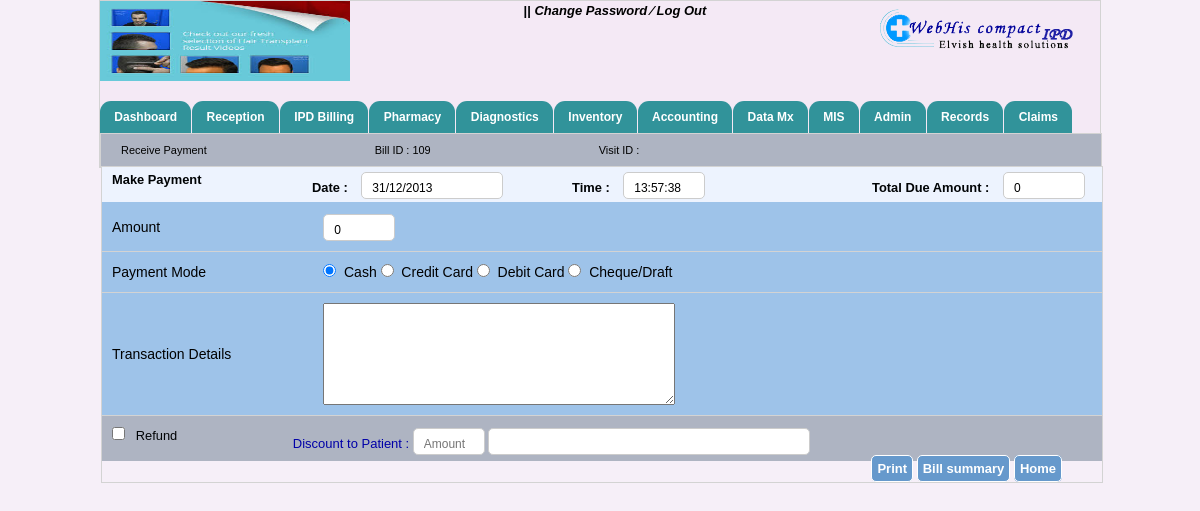
The app's page /dis.php, older data.
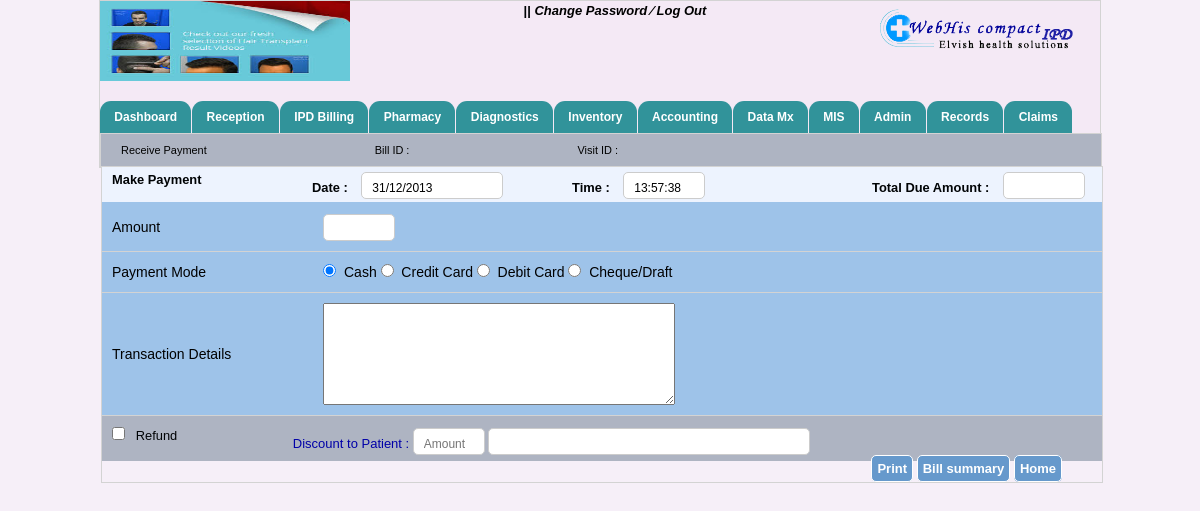
The same page, newer data.
### tables this page shows
CREATE TABLE IF NOT EXISTS `opd_bill` (
  `bill_id` int(11) NOT NULL AUTO_INCREMENT,
  `grand_total` double DEFAULT NULL,
  `due_amount` double DEFAULT NULL,
  `paid_amount` double DEFAULT NULL,
  `dis_remarks` text,
  `status` varchar(255) DEFAULT NULL,
  `payment_mode` varchar(255) DEFAULT NULL,
  `trans_details` longtext,
  `organization` varchar(255) DEFAULT NULL,
  `grand_discount` double DEFAULT NULL,
  `billeddate` date DEFAULT NULL,
  `billedtime` time DEFAULT NULL,
  `visit_id` int(11) DEFAULT NULL,
  `proc_status` int(11) DEFAULT NULL,
  `reception` varchar(40) NOT NULL,
  PRIMARY KEY (`bill_id`),
  KEY `FK_opd_bill_1` (`visit_id`)
);

### dis.php (the view, shortened to what this page needs)
<?php
include("header.php");
include("menubar.php");
$v_id=$_SESSION['visit_id'];
$query=mysql_query("select * from opd_bill where visit_id='$v_id'");
while($res=mysql_fetch_array($query))
{
    $bill_id=$res['bill_id'];
}
$tdue=("SELECT SUM(due_amount) AS due_amount FROM opd_bill WHERE visit_id ='$v_id'");
$res=mysql_query($tdue);
if (mysql_num_rows($res)>0) {
    while ($row=mysql_fetch_array($res)) {
        $total_due = $row["due_amount"];
    };
};
$disc_date=date("d/m/20y");
$disc_time=date("H:i:s");
?>
<form method="post">
    <div id="container">
        <div id="opd_bill">
            <span style="margin-left:10px;">Receive Payment</span>
            <span style="margin-left:165px;">Bill ID : </span>
            <span><?php echo $bill_id;?></span>
            <span style="margin-left:165px;">Visit ID : </span>
        </div>
        <div style="width:100%; margin:0 auto;">
            <div class="right-content">
                <div class="right_top">
                    <div style="float:left; width:200px;"><strong>Make Payment </strong></div>
                    <div style="float:left; width:260px;">
                        <span style="margin-right:10px"><strong>Date :</strong></span>
                        <span><input type="text" name="tdue"  value="<?php echo $disc_date;?>" style="width:120px"/></span>
                    </div>
                    <div style="float:left; width:220px;">
                        <span style="margin-right:10px"><strong>Time :</strong></span>
                        <span><input type="text" name="tdue"  value="<?php echo $disc_time;?>" style="width:60px"/></span>
                    </div>
                    <div style="float:right; width:220px;">
                        <span style="margin-right:10px"><strong>Total Due Amount :</strong></span>
                        <span><input type="text" name="tdue"  value="<?php echo $total_due;?>" style="width:60px"/></span>
                    </div>
                </div>
                <div style="">
                    <table width="100%" cellpadding="0" cellspacing="0">
                        <tr class="b">
                            <td><div class="lbl_txt" style="margin-left:10px;">
                                    Amount
                                </div>
                            </td>
                            <td><div>
                                    <input type="text" name="amount" value="<?php echo $total_due;?>" class="i" style="width:50px;"/>&nbsp;&nbsp;&nbsp;
                                </div></td>
                        </tr>
                        <tr class="b">
                            <td><div style="margin-left:10px;">Payment Mode</div></td>
                            <td><div>
                                    <span><input type="radio" name="mode" value="cash" class="raodd" checked />&nbsp;&nbsp;Cash</span>
                                    <span><input type="radio" name="mode" value="credit_card" />&nbsp;&nbsp;Credit Card</span>
                                    <span><input type="radio" name="mode"  value="debit_card"/>&nbsp;&nbsp;Debit Card</span>
                                    <span><input type="radio" name="mode" value="cheque_draft" />&nbsp;&nbsp;Cheque/Draft</span>
                                </div></td>
                        </tr>
                        <tr class="b">
                            <td><div style="margin-left:10px;">Transaction Details</div></td>
                            <td><div>
                                    <textarea name="trans_details" style="width:350px; height:100px;"></textarea>
                                </div></td>
                        </tr>
                    </table>
                </div>
                <div class="fill_data">
                    <div id="bil_id" style="width:800px">
                        <div style="float:left;">
                            <input type="checkbox" name="refund" onclick="showMe1('dis', this)"/>&nbsp;&nbsp;&nbsp;Refund
                        </div>
                        <div id="dis" style=" margin-left:170px; font-style:float:left">
<span>
<label for="" style="color:#0000A8">&nbsp;&nbsp;&nbsp;Discount to Patient&nbsp;:</label>
</span>
                            <span><input type="text" name="disc_amount" placeholder="Amount" style="width:50px;"/></span>
                            <span><input type="text" name="remark" style="width:300px;" /></span>
                        </div>
                    </div>
                    <div id="save_clear">
 <span>
 <input type="submit" value="Print" name="print_receipt" class="btn"/>
<input type="submit" value="Bill summary" name="print_dis" class="btn"/>
<a href="admission-ipd.php" class="btn">Home</a>
</span> </div>
                </div>
            </div>
        </div>
    </div>
    </div>
</body>
</html>

Row changes from the older to the newer data that the page shows:
removed opd_bill: bill_id "109"
Text that changed along with them:
form field tdue: "0" → (not shown)
form field amount: "0" → (not shown)
